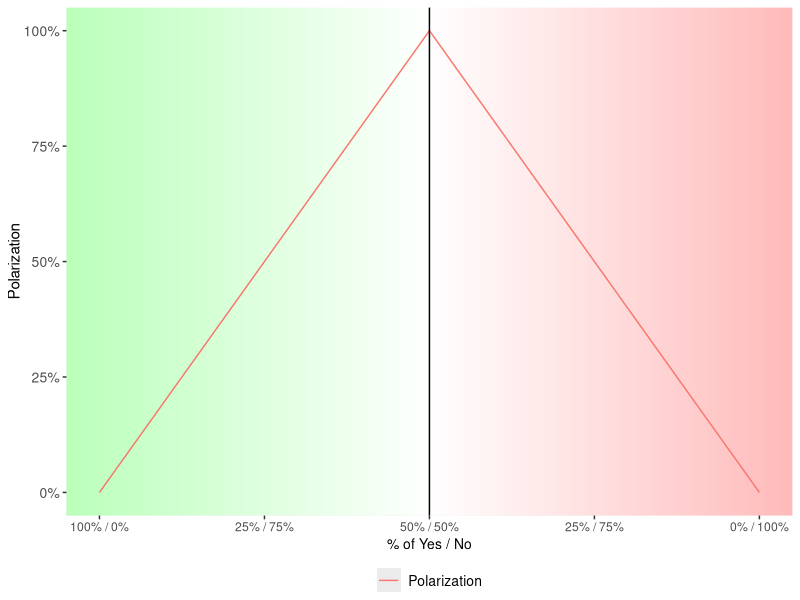

Write R code to recreate this figure.
# @author fcifuentes
# @crdate 2020-12-01
library(ggplot2)
library(dplyr)
library(grid)
library(RColorBrewer)


make_gradient <- function(deg = 45, n = 100, cols = blues9) {
  cols <- colorRampPalette(cols)(n + 1)
  rad <- deg / (180 / pi)
  mat <- matrix(
    data = rep(seq(0, 1, length.out = n) * cos(rad), n),
    byrow = TRUE,
    ncol = n
  ) +
    matrix(
      data = rep(seq(0, 1, length.out = n) * sin(rad), n),
      byrow = FALSE,
      ncol = n
    )
  mat <- mat - min(mat)
  mat <- mat / max(mat)
  mat <- 1 + mat * n
  mat <- matrix(data = cols[round(mat)], ncol = n)
  grid::rasterGrob(
    image = mat,
    width = unit(1, "npc"),
    height = unit(1, "npc"), 
    interpolate = TRUE
  )
}
colores <- c("#FFBBBB","#FFFFFF","#BBFFBB")



votosFavor <- 0:100
votosFavor %>% View

votosContra <- 100:0
votosContra %>% View

votosGrafico <- data.frame(favor=votosFavor,contra= votosContra)
votosGrafico %>% View

votosGrafico <- votosGrafico %>% mutate(numer = favor*favor + contra*contra) %>% 
  mutate(denom = (favor+contra)*(favor+contra)) %>% 
  mutate(aparty = round(numer/denom, 2)) %>% 
  mutate(rice_party = abs(favor-contra)/(favor+contra))   %>% 
  mutate(nuevo = round((cos(pi*(1-rice_party))/2)+0.5,2))  


votosGrafico %>% 
  View

votosGrafico<- votosGrafico %>% 
  mutate(total = favor+contra) %>% 
  mutate(cfav = favor/total, ccon=contra/total) 

votosGrafico<- votosGrafico %>% 
  mutate(stdev = apply(votosGrafico[9:10],1,sd)) %>% 
  #mutate(stdev = sd(c(cfav,ccon))) %>% 
  mutate(polarizacion = round(1-stdev*sqrt(2), 2)) %>% 
  mutate(polarizacion2 = 1-rice_party) 

g <- make_gradient(
  deg = 180, n = 500, cols = colores
)
#--- grafico polarizacion
votosGrafico %>%  
  ggplot() +
  annotation_custom(
    grob = g#, xmin = -Inf, xmax = Inf, ymin = -Inf, ymax = Inf
  ) + 
  
  geom_line( aes(x=contra, y=polarizacion2, color="Polarization"),linetype = "solid")+
  
  
  
  scale_x_continuous(breaks = scales::extended_breaks(5),labels=c("100% / 0%", "25% / 75%",  "50% / 50%","25% / 75%","0% / 100%" ))+
  # scale_color_discrete(name = "Vote discipline metrics", labels = c( 'Cos-Rice-index',"Rice-index", "Alignment")) +
  scale_y_continuous(labels = scales::percent) +
  
  labs(y = "Polarization", x="% of Yes / No") + 
  geom_vline(xintercept = 50 ) +
  #theme(axis.title.y =  element_text(margin = margin(t = 100)))
  theme(axis.text.y = element_text(size = 10), axis.title.x = element_text(size = 10),
        axis.title.y =  element_text(margin = margin(t = 100)), 
        legend.title = element_blank(), legend.position="bottom", 
        legend.margin=margin(), legend.box="vertical",
        legend.text =  element_text(size = 10), strip.text=element_text(size=10))